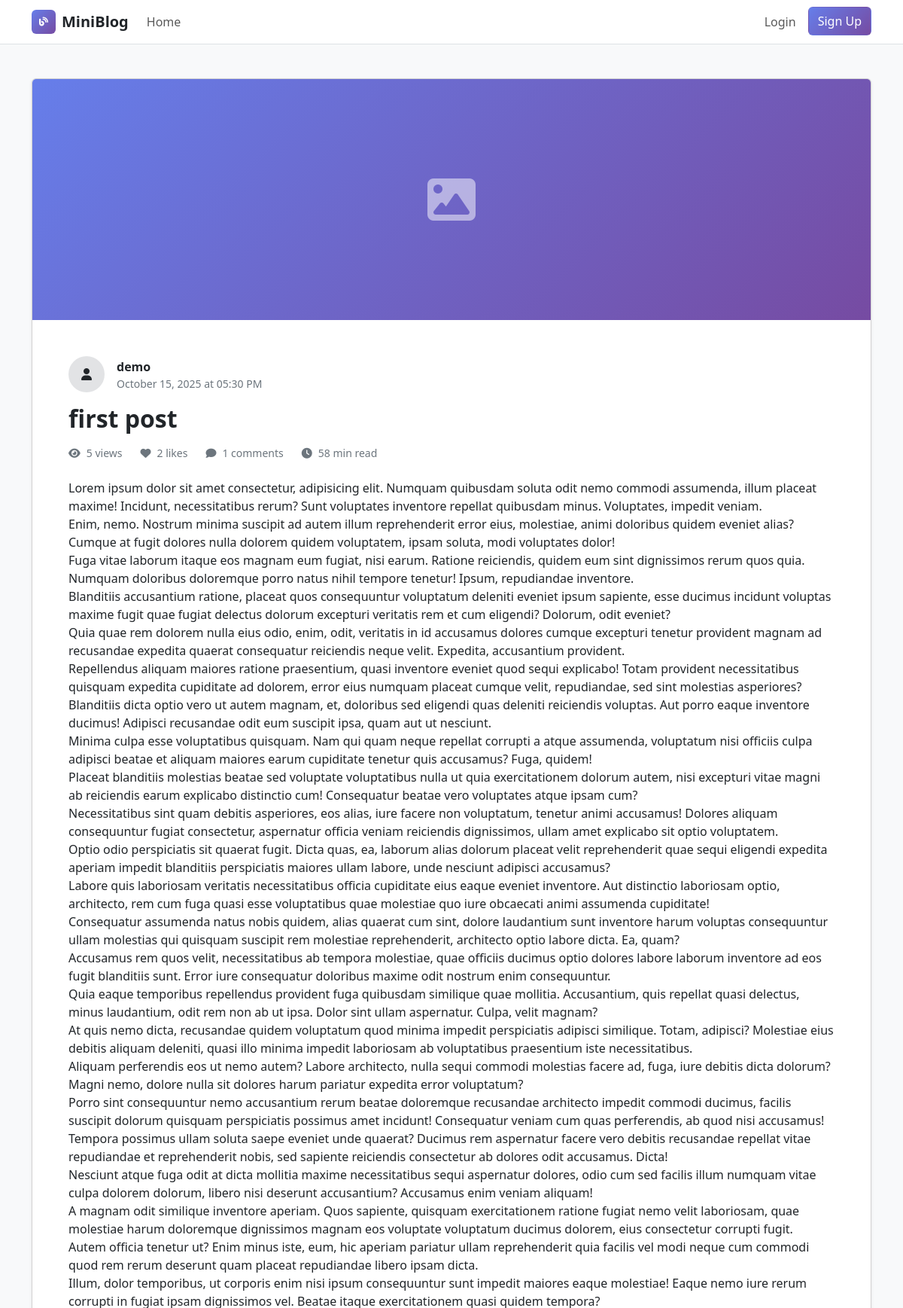
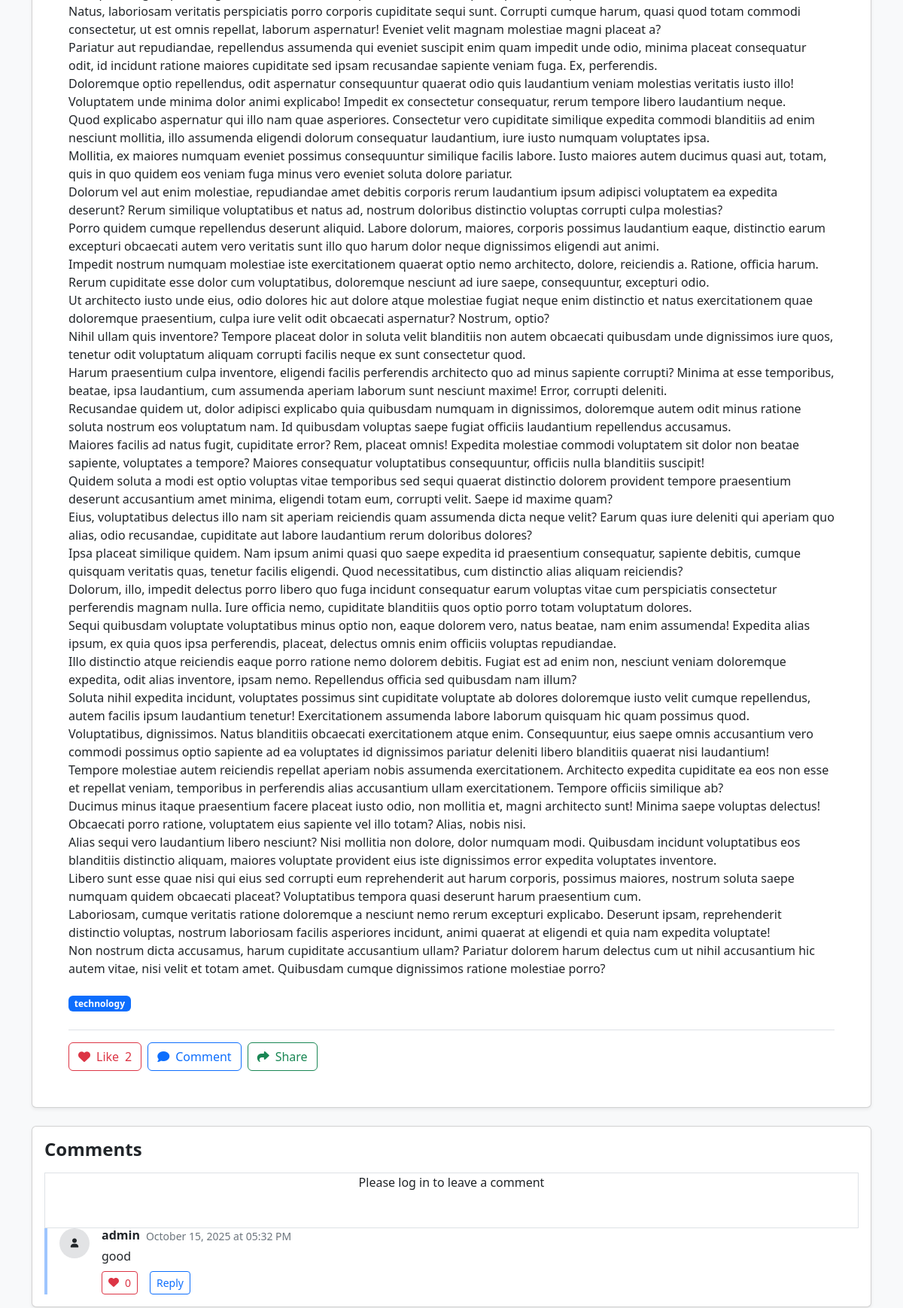
/post/1 (upper part), run on the app's committed database (2 pictures, top to bottom).
### models.py (models this page shows, shortened)
class User(UserMixin, db.Model):
    id = db.Column(db.Integer, primary_key=True)
    username = db.Column(db.String(20), unique=True, nullable=False)
    email = db.Column(db.String(120), unique=True, nullable=False)
    password_hash = db.Column(db.String(128), nullable=False)
    avatar = db.Column(db.String(200), default='')
    bio = db.Column(db.String(200), default='')
    role = db.Column(db.String(20), default='user')
    is_active = db.Column(db.Boolean, default=True)
    created_at = db.Column(db.DateTime, default=datetime.utcnow)
    posts = db.relationship('Post', backref='author', lazy=True, cascade='all, delete-orphan')
    comments = db.relationship('Comment', backref='author', lazy=True, cascade='all, delete-orphan')
    likes = db.relationship('Like', backref='user', lazy=True, cascade='all, delete-orphan')

class Post(db.Model):
    id = db.Column(db.Integer, primary_key=True)
    title = db.Column(db.String(200), nullable=False)
    content = db.Column(db.Text, nullable=False)
    excerpt = db.Column(db.String(300))
    author_id = db.Column(db.Integer, db.ForeignKey('user.id'), nullable=False)
    tags = db.Column(db.String(200))  # Comma-separated tags
    is_published = db.Column(db.Boolean, default=True)
    view_count = db.Column(db.Integer, default=0)
    created_at = db.Column(db.DateTime, default=datetime.utcnow)
    updated_at = db.Column(db.DateTime, default=datetime.utcnow, onupdate=datetime.utcnow)
    comments = db.relationship('Comment', backref='post', lazy=True, cascade='all, delete-orphan')
    likes = db.relationship('Like', backref='post', lazy=True, cascade='all, delete-orphan')

class Comment(db.Model):
    id = db.Column(db.Integer, primary_key=True)
    content = db.Column(db.Text, nullable=False)
    author_id = db.Column(db.Integer, db.ForeignKey('user.id'), nullable=False)
    post_id = db.Column(db.Integer, db.ForeignKey('post.id'), nullable=False)
    parent_id = db.Column(db.Integer, db.ForeignKey('comment.id'), nullable=True)
    is_approved = db.Column(db.Boolean, default=True)
    created_at = db.Column(db.DateTime, default=datetime.utcnow)
    replies = db.relationship('Comment', backref=db.backref('parent', remote_side=[id]), lazy=True)
    likes = db.relationship('Like', backref='comment', lazy=True, cascade='all, delete-orphan')

### app.py (the view)
@app.route('/post/<int:post_id>')
def view_post(post_id):
    post = Post.query.get_or_404(post_id)
    if not post.is_published and (not current_user.is_authenticated or current_user.id != post.author_id):
        flash('Post not found.', 'error')
        return redirect(url_for('index'))
    post.view_count += 1
    db.session.commit()
    return render_template('post_detail.html', post=post)

### templates/post_detail.html (shortened to what this page needs)
{% extends "base.html" %}
{% block content %}
<div class="container-lg py-4">
    <article class="card shadow-sm overflow-hidden">
        <div class="gradient-bg d-flex align-items-center justify-content-center" style="height: 20rem;">
            <i class="fas fa-image text-white" style="opacity:0.5;font-size:4rem;"></i>
        </div>
        <div class="card-body p-4 p-md-5">
            <div class="d-flex align-items-center mb-3">
                <div class="rounded-circle bg-secondary-subtle d-inline-flex align-items-center justify-content-center me-3" style="width:48px;height:48px;">
                    <i class="fas fa-user" style="font-size:16px;"></i>
                </div>
                <div>
                    <p class="fw-semibold text-dark mb-0">{{ post.author.username }}</p>
                    <p class="small text-secondary mb-0">{{ post.created_at.strftime('%B %d, %Y at %I:%M %p') }}</p>
                </div>
            </div>
            <h1 class="h2 fw-bold text-dark mb-3">{{ post.title }}</h1>
            <div class="d-flex align-items-center gap-4 mb-4 small text-secondary">
                <span class="d-inline-flex align-items-center"><i class="fas fa-eye me-2"></i>{{ post.view_count }} views</span>
                <span class="d-inline-flex align-items-center"><i class="fas fa-heart me-2"></i>{{ post.likes|length }} likes</span>
                <span class="d-inline-flex align-items-center"><i class="fas fa-comment me-2"></i>{{ post.comments|length }} comments</span>
                <span class="d-inline-flex align-items-center"><i class="fas fa-clock me-2"></i>{{ (post.content|length / 200)|round|int }} min read</span>
            </div>
            <div class="mb-4">
                {{ post.content|replace('\n', '<br>')|safe }}
            </div>
            {% if post.tags %}
                <div class="mb-4">
                    <div class="d-flex flex-wrap gap-2">
                        {% for tag in post.tags.split(',') %}
                            <span class="badge text-bg-primary">{{ tag.strip() }}</span>
                        {% endfor %}
                    </div>
                </div>
            {% endif %}
            <div class="d-flex align-items-center justify-content-between pt-3 border-top">
                <div class="d-flex align-items-center gap-2">
                    <button id="likeBtn" onclick="toggleLike({{ post.id }})" class="btn btn-outline-danger d-inline-flex align-items-center gap-2">
                        <i class="fas fa-heart"></i>
                        <span>Like</span>
                        <span id="likeCount">{{ post.likes|length }}</span>
                    </button>
                    <button onclick="scrollToComments()" class="btn btn-outline-primary d-inline-flex align-items-center gap-2">
                        <i class="fas fa-comment"></i>
                        <span>Comment</span>
                    </button>
                    <button onclick="sharePost()" class="btn btn-outline-success d-inline-flex align-items-center gap-2">
                        <i class="fas fa-share"></i>
                        <span>Share</span>
                    </button>
                </div>
            </div>
        </div>
    </article>
    <div id="commentsSection" class="mt-4 card shadow-sm">
        <div class="card-body">
        <h2 class="h4 fw-bold text-dark mb-3">Comments</h2>
        {% if current_user.is_authenticated %}
            <form id="commentForm" class="mb-3">
                <div class="d-flex align-items-start gap-3">
                    <div class="rounded-circle bg-secondary-subtle d-inline-flex align-items-center justify-content-center" style="width:40px;height:40px;">
                        <i class="fas fa-user" style="font-size:12px;"></i>
                    </div>
                    <div class="flex-grow-1">
                        <textarea id="commentContent" name="content" rows="3" required class="form-control" placeholder="Write a comment..."></textarea>
                        <div class="d-flex align-items-center justify-content-between mt-2">
                            <p class="small text-secondary mb-0">Share your thoughts on this post</p>
                            <button type="submit" class="btn btn-gradient">Post Comment</button>
                        </div>
                    </div>
                </div>
            </form>
        {% else %}
            <div class="text-center py-8 border border-gray-200 rounded-lg mb-8">
                <p class="text-gray-600 mb-4">Please log in to leave a comment</p>
                <a href="{{ url_for('login') }}" class="btn-primary text-white px-6 py-3 rounded-lg font-medium">
                </a>
            </div>
        {% endif %}
        <div id="commentsList" class="d-flex flex-column gap-3">
            {% for comment in post.comments %}
                {% if comment.is_approved %}
                    <div class="border-start border-4 border-primary-subtle ps-3">
                        <div class="d-flex align-items-start gap-3">
                            <div class="rounded-circle bg-secondary-subtle d-inline-flex align-items-center justify-content-center" style="width:40px;height:40px;">
                                <i class="fas fa-user" style="font-size:12px;"></i>
                            </div>
                            <div class="flex-grow-1">
                                <div class="d-flex align-items-center gap-2 mb-1">
                                    <h4 class="h6 fw-semibold text-dark mb-0">{{ comment.author.username }}</h4>
                                    <span class="small text-secondary">{{ comment.created_at.strftime('%B %d, %Y at %I:%M %p') }}</span>
                                </div>
                                <p class="text-dark mb-2">{{ comment.content }}</p>
                                <div class="d-flex align-items-center gap-3">
                                    <button onclick="toggleCommentLike({{ comment.id }})" class="btn btn-sm btn-outline-danger d-inline-flex align-items-center gap-2">
                                        <i class="fas fa-heart"></i>
                                        <span>{{ comment.likes|length }}</span>
                                    </button>
                                    <button onclick="replyToComment({{ comment.id }})" class="btn btn-sm btn-outline-primary">Reply</button>
                                </div>
                            </div>
                        </div>
                    </div>
                {% endif %}
            {% endfor %}
        </div>
        </div>
    </div>
</div>
{% endblock %}

### templates/base.html (style rules this page uses)
.gradient-bg { background: linear-gradient(135deg, #667eea 0%, #764ba2 100%); }

### data on the page
User: author.username "demo"
Post: created_at "October 15, 2025 at 05:30 PM", title "first post", view_count "5", content "Lorem ipsum dolor sit amet consectetur, adipisicing elit. Numquam quibusdam soluta odit nemo commodi assumenda, illum placeat maxime! Incidunt, necessitatibus rerum? Sunt voluptates inventore repellat quibusdam minus. Voluptates, impedit veniam. Enim, nemo. Nostrum minima suscipit ad autem illum reprehenderit error eius, molestiae, animi doloribus quidem eveniet alias? Cumque at fugit dolores nulla dolorem quidem voluptatem, ipsam soluta, modi voluptates dolor! Fuga vitae laborum itaque eos magnam eum fugiat, nisi earum. Ratione reiciendis, quidem eum sint dignissimos rerum quos quia. Numquam doloribus doloremque porro natus nihil tempore tenetur! Ipsum, repudiandae inventore. Blanditiis…", strip "technology"
Comment: author.username "admin", created_at "October 15, 2025 at 05:32 PM", content "good", likes|length "0"

### other printed values
{{ post.likes|length }} "2"
{{ post.comments|length }} "1"
{{ (post.content|length / 200)|round|int }} "58"
